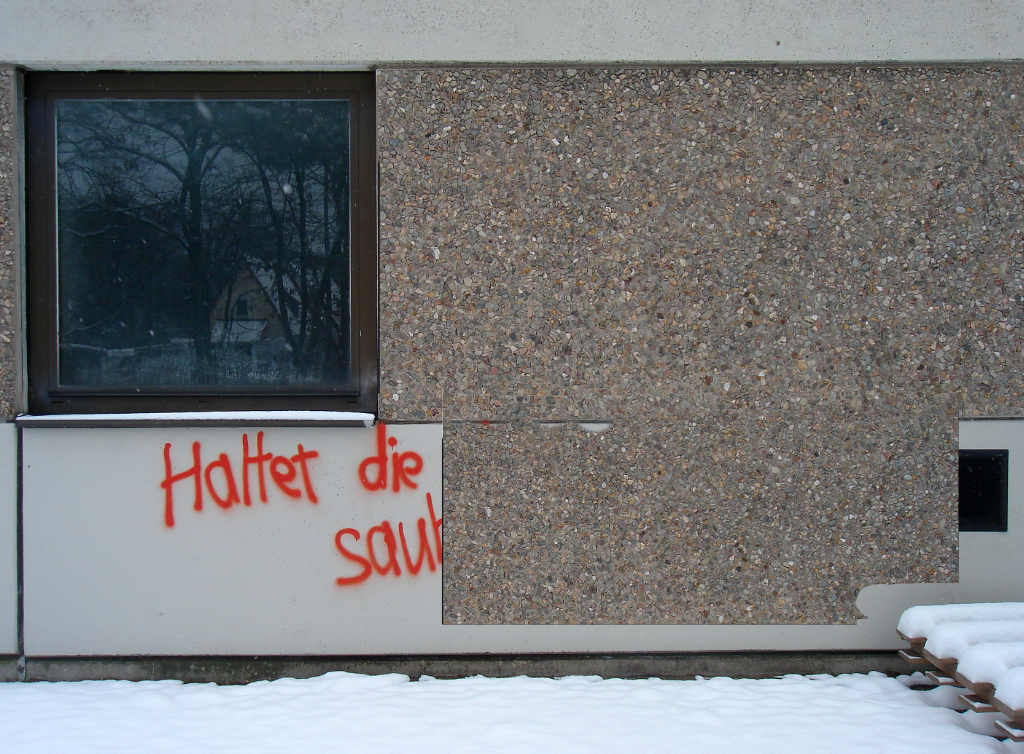
%> input picture 2.CMFD/Image/clean_walls_copy_s800.png, 1024 x 754 px
$ octave --eval "result = CMFD_DIR('../Image/clean_walls_copy_s800.png');"   (GNU Octave 9; MATLAB toolbox functions it lacks are replaced by stand-ins)
%> lines starting %> are read from the running program, lines starting %| are printed output that depends on the picture
### 2.CMFD/Functions/color2gray.m
function y = color2gray(x)
    Kb = 0.114;
    Kr = 0.299;
    x = double(x);
    if size(x,3)==3,
        y = Kr * x(:,:,1) + (1-Kb-Kr) * x(:,:,2) + Kb * x(:,:,3);
    else
        y = x(:,:,1);
    end;

### 2.CMFD/Functions/PCT_bf.m
function bfdata = PCT_bf(SZ,ORDER)
%Comupte the Polar Cosine Transform functions
%  bfdata = PCT_bf(SZ,NM)
%
%    SZ is the size of patch
%    NM is a matrix with 2 columns, where the first column indicates n and the second column m.
%
% bfdata is a structure with the following elements:
%  .number     number of basis functions,
%  .orders     a matrix with 2 columns, where the first column indicates n and the second column m,
%  .bf         a 3d matrix with the basis functions,
%  .factor     factor for ortonormal basis functions.
%
%%%%%%%%%%%%%%%%%%%%%%%%%%%%%%%%%%%%%%%%%%%%%%%%%%%%%%%%%%%%%%%%%%%%%%%%%%
%
% Copyright (c) 2015 Image Processing Research Group of University Federico II of Naples ('GRIP-UNINA').
% All rights reserved.
% this software should be used, reproduced and modified only for informational and nonprofit purposes.
%
% By downloading and/or using any of these files, you implicitly agree to all the
% terms of the license, as specified in the document LICENSE.txt
% (included in this package) and online at
% http://www.grip.unina.it/download/LICENSE_OPEN.txt
%
%%%%%%%%%%%%%%%%%%%%%%%%%%%%%%%%%%%%%%%%%%%%%%%%%%%%%%%%%%%%%%%%%%%%%%%%%%

    if nargin<1 || isempty(SZ)   , SZ        = 16; end;
    if nargin<2 || isempty(ORDER), ORDER     = 3;  end;

    if isscalar(ORDER),
        [n,m] = meshgrid(0:(ORDER-1),0:(ORDER-1));
        NM  = cat(2,n(:),m(:));
    else
        NM  = ORDER;
    end;
    len   = size(NM,1);
    ORDER = max(NM(:,1));

    BF = zeros(SZ,SZ,len);
    WF = zeros(len,1);


    [X,Y] = meshgrid(1:SZ,1:SZ);
    rho2  = ((2.*Y-SZ-1).^2+(2.*X-SZ-1).^2)/(SZ.^2);
    theta = atan2(-(2.*Y-SZ-1),   (2.*X-SZ-1));
    mask  = (rho2<=1);
    cnt   = sum(mask(:));
    for index = 1:len
        n = NM(index,1);
        m = NM(index,2);

        BF(:,:,index) = (1./cnt).*mask.*cos(pi()*n*rho2).*exp(1i*m*theta); % new
        WF(index)      = (((n>0)+1)./cnt);

    end;

    bfdata = struct;
    bfdata.number   = size(NM,1);
    bfdata.orders   = NM;
    bfdata.bf       = BF;
    bfdata.factor   = WF;

### 2.CMFD/Functions/bf_filter_fft.m
function y = bf_filter_fft(x,fft_x,bfdata)

    len = bfdata.number;
    bf = flip(flip(conj(bfdata.bf),1),2);
    pbf = single(zeros([size(x),len]));
    pbf(1:size(bf,1),1:size(bf,2),:) = bf;
    y = ifft2(fft2(pbf).*fft_x);
    y = y(size(bf,1):end,size(bf,2):end,:);

end


### 2.CMFD/Functions/CMFD_DIR.m
%%%%%%%%%%%%%%%%%%%%%%%%%%%%%%%%%%%%%%%%%%%
% The main framework of this code is based on the paper and implementation:
% D. Cozzolino, G. Poggi and L. Verdoliva.
% "Efficient dense-field copy-move forgery detection"
% IEEE Transactions on Information Forensics and Security 10.11 (2015): 2284-2297.
% http://www.grip.unina.it/download/prog/CMFD/CMFD_PM_code.zip
%%%%%%%%%%%%%%%%%%%%%%%%%%%%%%%%%%%%%%%%%%%

%%%%%%%%%%%%%%%%%%%%%%%%%%%%%%%%%%%%%%%%%%%
% The DIR in this code was developed by Shuren Qi
% https://shurenqi.github.io/
% i@srqi.email / shurenqi@nuaa.edu.cn
% All rights reserved.
%%%%%%%%%%%%%%%%%%%%%%%%%%%%%%%%%%%%%%%%%%%

function [mask,param,outData] = CMFD_DIR(img,param)
%% parameters
% parameters Feature Extraction
if nargin<2 || isempty(param), param = struct(); end;
param = setParameters(param,'type_feat',3); % type of feature, one of the following:
    % 1) ZM-cart
    % 2) ZM-polar
    % 3) PCT-cart
    % 4) PCT-polar
    % 5) FMT (log-polar)

diameter_feat = {16,16,16,16,24};
param = setParameters(param,'diameter',diameter_feat{param.type_feat}); % patch diameter
param = setParameters(param,'ZM_order',5);
param = setParameters(param,'PCT_NM', [0,0;0,1;0,2;0,3; 1,0;1,1;1,2;2,0;2,1;3,0]);
param = setParameters(param,'FMT_N', -2:2);
param = setParameters(param,'FMT_M',  0:4);
param = setParameters(param,'radiusNum', 26); % number of sampling points along the radius
param = setParameters(param,'anglesNum', 32); % number of sampling points along the circumferences
param = setParameters(param,'radiusMin',sqrt(2)); % minimun radius for FMT
param = setParameters(param,'scales',[8,10,12,14,16,19,22,25,29,32]); % all the scales
param = setParameters(param,'numofscale',size(param.scales,2)); % number of scales

% parameters Matching
param = setParameters(param,'num_iter', 8); % N_{it} = number of iterations
param = setParameters(param,'th_dist1', 8); % T_{D1} = minimum length of offsets
param = setParameters(param,'num_tile', 1); % number of thread

% parameters Post Processing
param = setParameters(param,'th2_dist2', 50*50); % T^2_{D2} = minimum diatance between clones
param = setParameters(param,'th2_dlf'  ,  300);  % T^2_{\epsion} = threshold on DLF error
param = setParameters(param,'th_sizeA' , 1200);  % T_{S} = minimum size of clones
param = setParameters(param,'th_sizeB' , param.th_sizeA);  % T_{S} = minimum size of clones
param = setParameters(param,'rd_median', 4);     % \rho_M = radius of median filter
param = setParameters(param,'rd_dlf'   , 6);     % \rho_N = radius of DLF patch
param = setParameters(param,'rd_dil'   , param.rd_dlf+param.rd_median); % \rho_D = radius for dilatetion


%% Techique
if not(exist('vecnnmex_mod')),
    addpath(fullfile(fileparts(mfilename('fullpath')),'Functions'));
end;
if ischar(img), img = imread(img); end;
%> in CMFD_DIR, img is the input picture: size 754x1024x3 uint8; mean R, G, B 120.4, 121.2, 122.3

outData = struct();
img = color2gray(img);
%> in color2gray, `y = Kr * x(:,:,1) + (1-Kb-Kr) * x(:,:,2) + Kb * x(:,:,3);`:
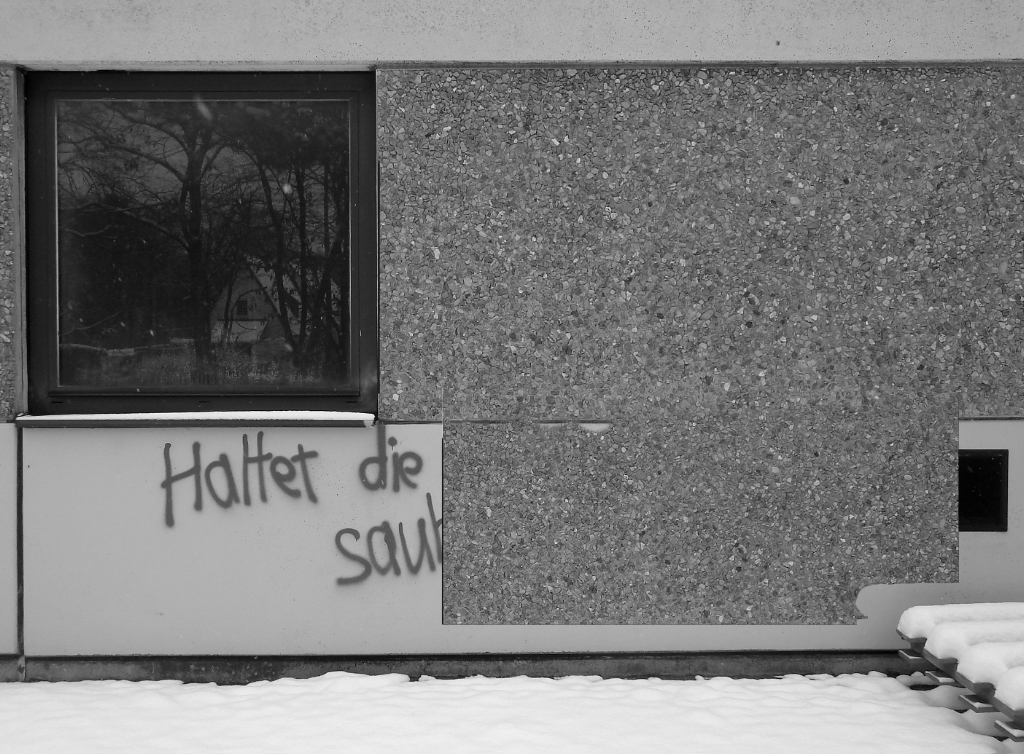
%> y: size 754x1024 double; min 0, max 248.9, mean 121.1
%% ========================================DIR=========================================================
timestamp = tic();
bfdatacell = cell(1,param.numofscale);
for ns = 1:1:param.numofscale
    % generation of filters
    sizeofbf = param.scales(ns);
    if mod(sizeofbf,2) == 1
        sizeofbf = sizeofbf - 1;
    end
    if param.type_feat==1,
        outData.feat_name = 'ZM-cart';
        bfdatacell{ns} = ZM_bf(sizeofbf, param.ZM_order);
    elseif param.type_feat==2,
        outData.feat_name = 'ZM-polar';
        bfdatacell{ns} = ZMp_bf(sizeofbf, param.ZM_order, param.radiusNum, param.anglesNum);
    elseif param.type_feat==3,
        outData.feat_name = 'PCT-cart';
        bfdatacell{ns} = PCT_bf(sizeofbf, param.PCT_NM);
    elseif param.type_feat==4,
        outData.feat_name = 'PCT-polar';
        bfdatacell{ns} = PCTp_bf(sizeofbf, param.PCT_NM, param.radiusNum, param.anglesNum);
    elseif param.type_feat==5,
        outData.feat_name = 'FMT';
        bfdatacell{ns} = FMTpl_bf(sizeofbf, param.FMT_M, param.radiusNum, param.anglesNum, param.FMT_N, param.radiusMin);
    else
        error('type of feature not found');
    end;
end

raggioU =  ceil((sizeofbf-1)/2);
raggioL = floor((sizeofbf-1)/2);

% [8 lines of commented-out code are left out]
featcell = cell(1,param.numofscale);
fft_img = fft2(img);
nof = bfdatacell{1}.number;
fft_img_cell = single(zeros([size(img), nof]));
for i = 1:1:nof
    fft_img_cell(:,:,i) = fft_img;
end
featcell{param.numofscale} = abs(bf_filter_fft(img, fft_img_cell, bfdatacell{param.numofscale}));
unisize = size (featcell{param.numofscale});
%> unisize = [723 993 10]
for  ns = 1:1:param.numofscale-1
    temp = abs(bf_filter_fft(img, fft_img_cell, bfdatacell{ns}));
    rr = (size(temp)-unisize)/2;
    featcell{ns} = temp ((1+rr(1)):(end-rr(1)),(1+rr(2)):(end-rr(2)),:);
end
%> this loop made 9 passes
%> rr on passes 1 to 9: [12 12 0], [11 11 0], [10 10 0], [9 9 0], [8 8 0], [7 7 0], [5 5 0], [4 4 0], [2 2 0]
%> after the loop, featcell = 10 items

% avg. pooling
feat =  single(zeros(size(featcell{1})));
for nf = 1:1:bfdatacell{1}.number
    temp =  single(zeros(size(featcell{1},1),size(featcell{1},2)));
    for ns = 1:1:param.numofscale
        temp = temp + featcell{ns}(:,:,nf);
    end
    feat(:,:,nf) = temp/param.numofscale;
end

% [9 lines of commented-out code are left out]

%% =====================================================================================================
outData.timeFE = toc(timestamp);
fprintf('time FE: %0.3f\n',outData.timeFE); drawnow();
clear fft_img bfdatacell fft_img_cell

%% Matching
timestamp = tic();
    feat  = (feat-min(feat(:)))./(max(feat(:))-min(feat(:))); %mPM requires the features to be in [0,1]
%> the run ends on the next line
    cnn   = vecnnmex_mod(feat, feat, 1, param.num_iter, -param.th_dist1, param.num_tile);
% [40 lines not run here, left out]
function param = setParameters(param,name,value)
if not(isfield(param,name)) || isempty(getfield(param,name))
    param = setfield(param,name,value);
end;

$ run again, on 2.CMFD/Image/giraffe_copy_s800.png
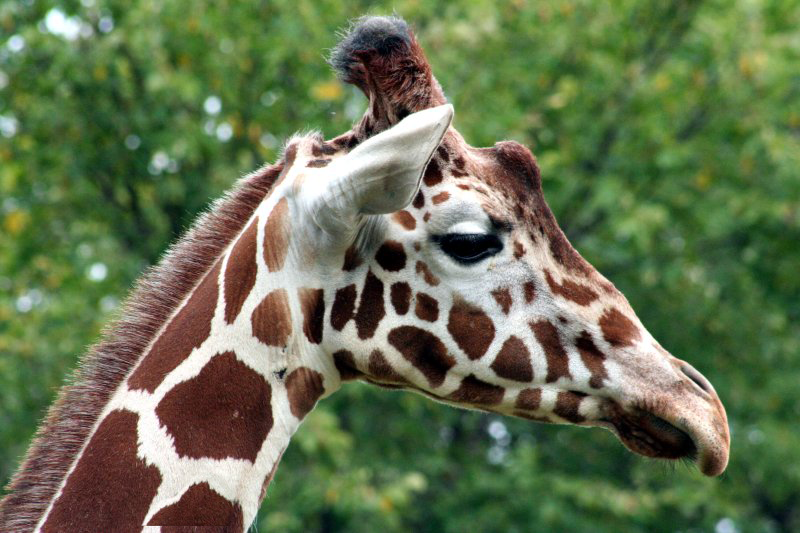
%> input picture 2.CMFD/Image/giraffe_copy_s800.png, 800 x 533 px
%> in CMFD_DIR, img is the input picture: size 533x800x3 uint8; mean R, G, B 100.3, 113.3, 79.6
%> in color2gray, `y = Kr * x(:,:,1) + (1-Kb-Kr) * x(:,:,2) + Kb * x(:,:,3);`:
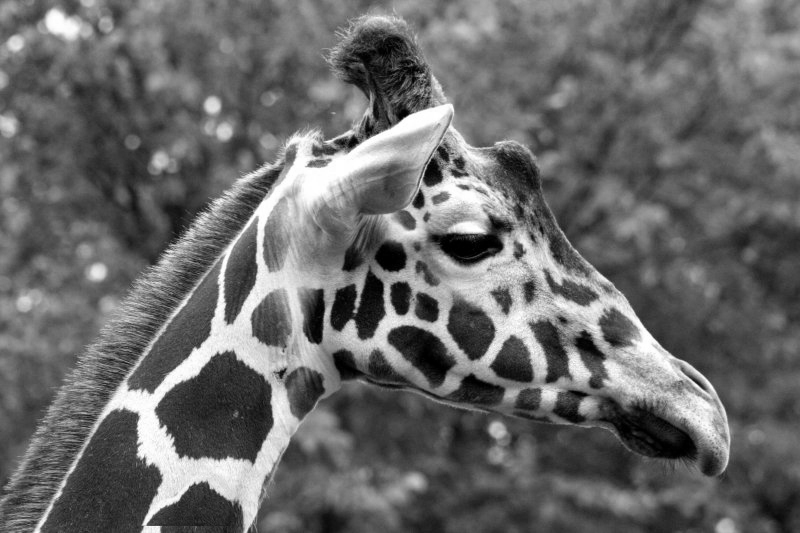
%> y: size 533x800 double; min 0, max 255, mean 105.6
%> unisize = [502 769 10]
%> the loop in CMFD_DIR, `for  ns = 1:1:param.numofscale-1` made 9 passes
%> rr on passes 1 to 8: [12 12 0], [11 11 0], [10 10 0], [9 9 0], [8 8 0], [7 7 0], [5 5 0], [4 4 0]
%> after the loop in CMFD_DIR, `for  ns = 1:1:param.numofscale-1`: featcell = 10 items
